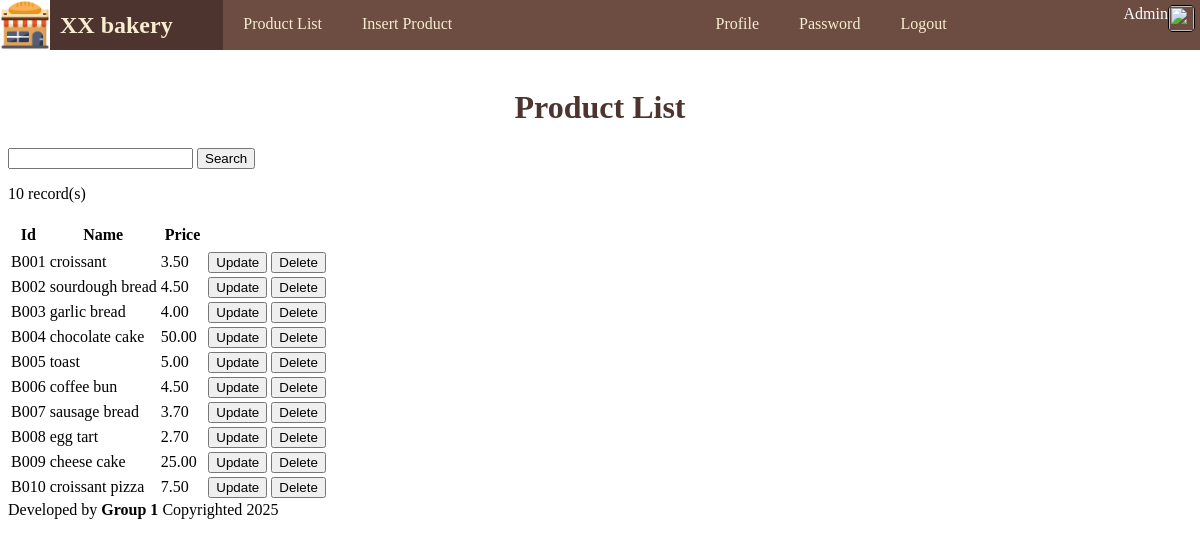
Screenshot of /product/product_maintenance.php (signed in) with the database file from the repository.
### tables this page shows
CREATE TABLE `product` (
  `id` char(4) NOT NULL,
  `name` varchar(100) NOT NULL,
  `price` decimal(4,2) NOT NULL,
  `photo` varchar(100) NOT NULL
);

### product/product_maintenance.php (the view, shortened to what this page needs)
<?php
require '../base.php';
$name = req('name');
$stm = $_db->prepare('SELECT * FROM product WHERE name LIKE ?');
$stm->execute(["%$name%"]);
$arr = $stm->fetchAll();
include '../head.php';
?>
<form>
    <?= html_search('name') ?>
    <button>Search</button>
</form>
<p><?= count($arr) ?> record(s)</p>
<table class="productList">
    <tr>
        <th>Id</th>
        <th>Name</th>
        <th>Price</th>
    </tr>
    <?php foreach ($arr as $s) : ?>
        <tr>
            <td><?= $s->id ?></td>
            <td><?= $s->name ?></td>
            <td><?= $s->price ?></td>
            <td>
                <button data-get="update.php?id=<?= $s->id ?>">Update</button>
                <button data-post="delete.php?id=<?= $s->id ?>" data-confirm="Permanently Delete?">Delete</button>
            </td>
        <?php endforeach ?>
        </tr>
</table>
<?php
include '../foot.php';

### css/app.css (style rules this page uses)
body { padding-top: 60px; }
.productList th, .productList tr { border: 1 px solid gray; padding: 5px; }

### rows the page displays
product: id "B001", name "croissant", price "3.50"
product: id "B002", name "sourdough bread", price "4.50"
product: id "B003", name "garlic bread", price "4.00"
product: id "B004", name "chocolate cake", price "50.00"
product: id "B005", name "toast", price "5.00"
product: id "B006", name "coffee bun", price "4.50"
product: id "B007", name "sausage bread", price "3.70"
product: id "B008", name "egg tart", price "2.70"
product: id "B009", name "cheese cake", price "25.00"
product: id "B010", name "croissant pizza", price "7.50"

### other values shown
$_user->name "Admin"
$_title "Product List"
count($arr) "10"
